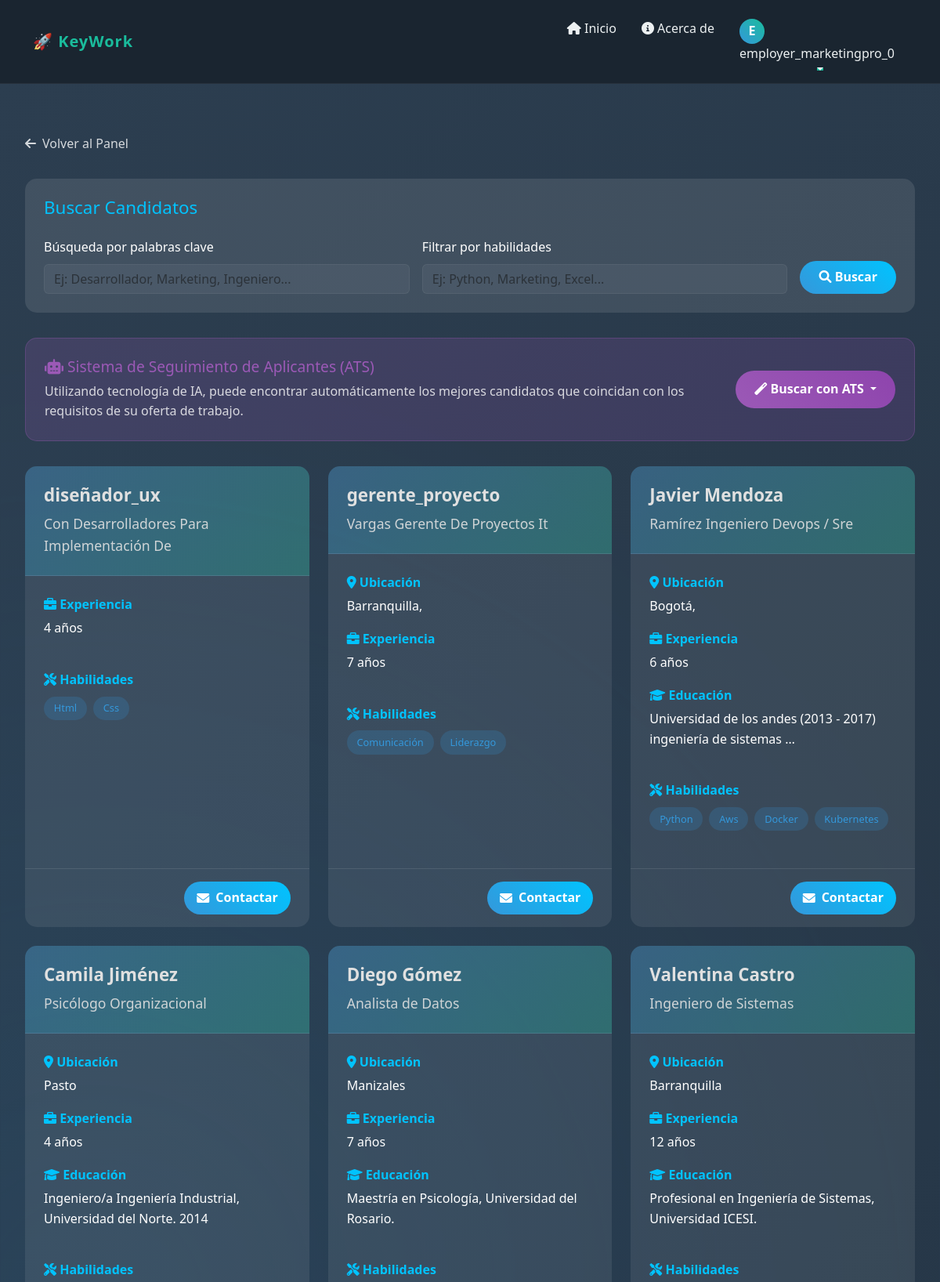
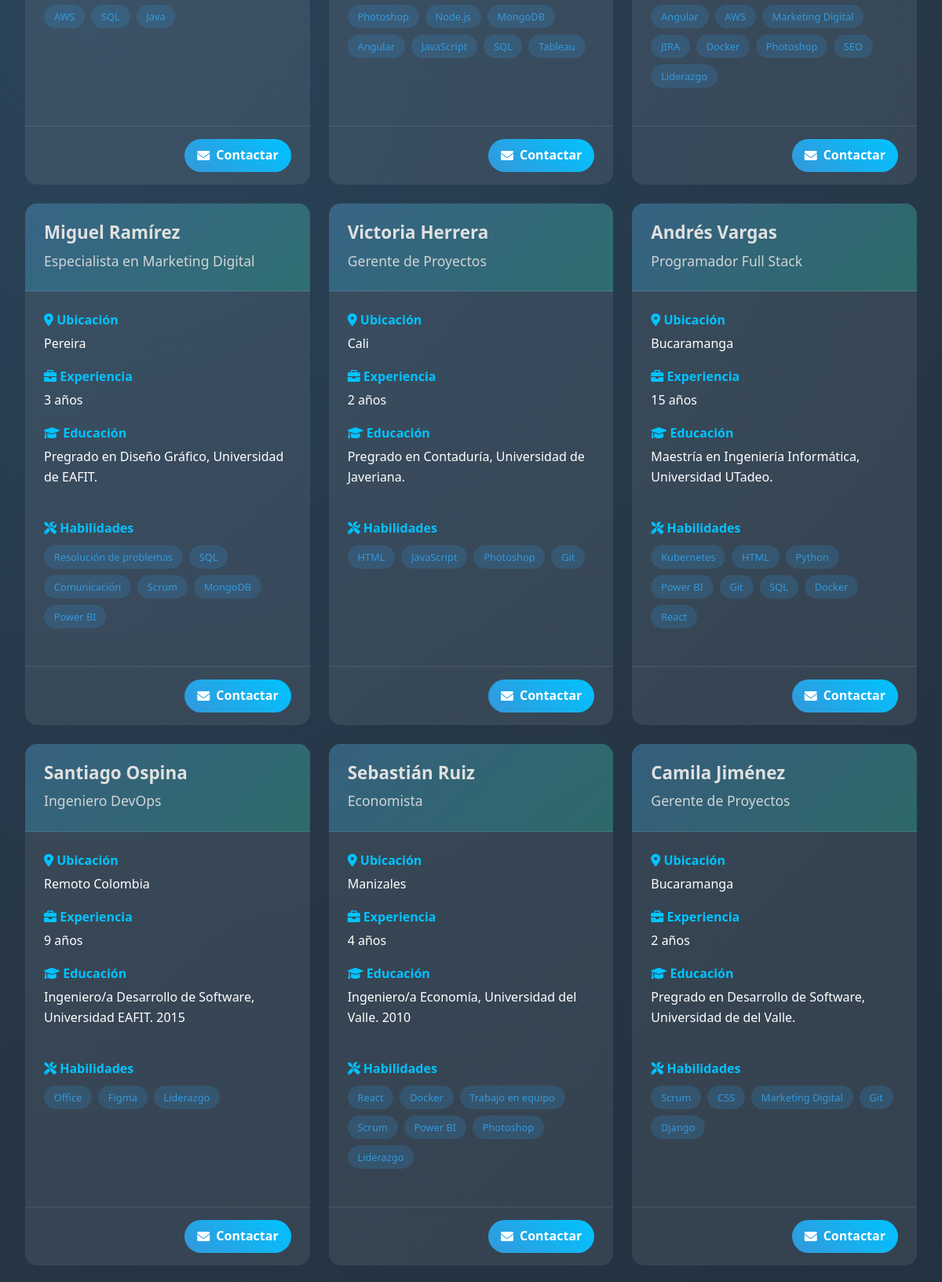
Screenshot of /employer/find-candidates/ (signed in, upper part) with the database file from the repository (2 pictures, top to bottom).
### UserManagement/models.py (models this page shows, shortened)
class BaseProfile(models.Model):
    user = models.OneToOneField(User, on_delete=models.CASCADE, related_name="%(class)s_profile")
    created_at = models.DateTimeField(auto_now_add=True)
    updated_at = models.DateTimeField(auto_now=True)
    profile_completed = models.BooleanField(default=False)
    class Meta:
        abstract = True

class JobSeekerProfile(BaseProfile):
    full_name = models.CharField(max_length=150, blank=True, null=True)
    professional_title = models.CharField(max_length=100, blank=True, null=True)
    date_of_birth = models.DateField(blank=True, null=True)
    phone_number = models.CharField(max_length=20, blank=True, null=True)
    location = models.CharField(max_length=150, blank=True, null=True)
    bio = models.TextField(blank=True, null=True)
    years_experience = models.PositiveSmallIntegerField(blank=True, null=True)
    skills = models.TextField(blank=True, null=True, help_text="Habilidades separadas por comas")
    education = models.TextField(blank=True, null=True)
    languages = models.CharField(max_length=200, blank=True, null=True, help_text="Idiomas separados por comas")
    AVAILABILITY_CHOICES = (
        ('immediate', 'Inmediata'),
        ('2_weeks', '2 semanas'),
        ('1_month', '1 mes'),
        ('negotiable', 'Negociable'),
    )
    availability = models.CharField(max_length=20, choices=AVAILABILITY_CHOICES, blank=True, null=True)
    desired_salary = models.DecimalField(max_digits=12, decimal_places=2, blank=True, null=True)
    remote_work = models.BooleanField(default=False, verbose_name="Disponible para trabajo remoto")
    cv = models.ForeignKey(CV, on_delete=models.SET_NULL, blank=True, null=True, related_name='jobseeker_profiles')
    has_cv = models.BooleanField(default=False)
    def skills_as_list(self):
        if not self.skills:
            return []
        return [skill.strip() for skill in self.skills.split(',')]
    class Meta:
        verbose_name = "Perfil de Candidato"
        verbose_name_plural = "Perfiles de Candidatos"
        indexes = [
            models.Index(fields=['profile_completed']),
            models.Index(fields=['has_cv']),
        ]

### EmployerPortal/views.py (the view)
# urls.py: path('find-candidates/', views.find_candidates, name='find_candidates'),
@login_required
def find_candidates(request):
    try:
        employer_profile = EmployerProfile.objects.get(user=request.user)
    except EmployerProfile.DoesNotExist:
        messages.error(request, 'Solo los empleadores pueden buscar candidatos.')
        return redirect('home')
    job_offers = JobOffer.objects.filter(company=employer_profile.company_name, active=True)
    search_query = request.GET.get('search', '')
    skill_filter = request.GET.get('skills', '')
    candidates = JobSeekerProfile.objects.filter(profile_completed=True, has_cv=True)
    if search_query:
        candidates = candidates.filter(professional_title__icontains=search_query)
    if skill_filter:
        candidates = candidates.filter(skills__icontains=skill_filter)
    return render(request, 'EmployerPortal/find_candidates.html', {
        'candidates': candidates,
        'job_offers': job_offers,
        'search_query': search_query,
        'skill_filter': skill_filter
    })

### EmployerPortal/templates/EmployerPortal/find_candidates.html (shortened to what this page needs)
{% extends 'base.html' %}
{% block content %}
<div class="candidates-container">
    <a href="{% url 'employer_dashboard' %}" class="back-link">
        <i class="fas fa-arrow-left"></i> Volver al Panel
    </a>
    <div class="search-bar">
        <h2 class="search-title">Buscar Candidatos</h2>
        <form method="get" class="search-form">
            <div class="search-field">
                <label for="search" class="form-label">Búsqueda por palabras clave</label>
                <input type="text" id="search" name="search" class="form-control" value="{{ search_query }}" placeholder="Ej: Desarrollador, Marketing, Ingeniero...">
            </div>
            <div class="search-field">
                <label for="skills" class="form-label">Filtrar por habilidades</label>
                <input type="text" id="skills" name="skills" class="form-control" value="{{ skill_filter }}" placeholder="Ej: Python, Marketing, Excel...">
            </div>
            <div>
                <button type="submit" class="btn-search">
                    <i class="fas fa-search"></i> Buscar
                </button>
            </div>
        </form>
    </div>
    <div class="ats-banner">
        <div class="ats-content">
            <h3 class="ats-title"><i class="fas fa-robot"></i> Sistema de Seguimiento de Aplicantes (ATS)</h3>
            <p class="ats-description">Utilizando tecnología de IA, puede encontrar automáticamente los mejores candidatos que coincidan con los requisitos de su oferta de trabajo.</p>
        </div>
        <div class="dropdown">
            <button class="ats-button dropdown-toggle" type="button" id="atsDropdown" data-bs-toggle="dropdown" aria-expanded="false">
                <i class="fas fa-magic"></i> Buscar con ATS
            </button>
        </div>
    </div>
    {% if candidates %}
        <div class="candidates-grid">
            {% for candidate in candidates %}
                <div class="candidate-card">
                    <div class="candidate-header">
                        <h2 class="candidate-name">{{ candidate.full_name|default:candidate.user.username }}</h2>
                        <div class="candidate-title">{{ candidate.professional_title|default:"" }}</div>
                    </div>
                    <div class="candidate-body">
                        <div class="candidate-info">
                            {% if candidate.location %}
                                <div class="info-item">
                                    <div class="info-label"><i class="fas fa-map-marker-alt"></i> Ubicación</div>
                                    <div class="info-value">{{ candidate.location }}</div>
                                </div>
                            {% endif %}
                            {% if candidate.years_experience %}
                                <div class="info-item">
                                    <div class="info-label"><i class="fas fa-briefcase"></i> Experiencia</div>
                                    <div class="info-value">{{ candidate.years_experience }} años</div>
                                </div>
                            {% endif %}
                            {% if candidate.education %}
                                <div class="info-item">
                                    <div class="info-label"><i class="fas fa-graduation-cap"></i> Educación</div>
                                    <div class="info-value">{{ candidate.education|truncatechars:100 }}</div>
                                </div>
                            {% endif %}
                        </div>
                        {% if candidate.skills %}
                            <div>
                                <div class="info-label mb-2"><i class="fas fa-tools"></i> Habilidades</div>
                                <div class="candidate-skills">
                                    {% for skill in candidate.skills_as_list %}
                                        <span class="skill-tag">{{ skill }}</span>
                                    {% endfor %}
                                </div>
                            </div>
                        {% endif %}
                    </div>
                    <div class="candidate-footer">
                        <a href="{% url 'contact_candidate' candidate.id %}" class="btn-contact">
                            <i class="fas fa-envelope"></i> Contactar
                        </a>
                    </div>
                </div>
            {% endfor %}
        </div>
    {% else %}
        <div class="no-results">
            <i class="fas fa-search"></i>
            <h3>No se encontraron candidatos</h3>
            <p>Intente modificar los criterios de búsqueda o utilice la tecnología ATS para encontrar candidatos adecuados.</p>
        </div>
    {% endif %}
</div>
{% endblock %}

### KeyWork/templates/base.html (shortened to what this page needs)
<!DOCTYPE html>
<html lang="en">
<head>
    <link href="https://cdn.jsdelivr.net/npm/bootstrap@5.3.0-alpha1/dist/css/bootstrap.min.css" rel="stylesheet">
    <link rel="stylesheet" href="https://cdnjs.cloudflare.com/ajax/libs/font-awesome/6.0.0-beta3/css/all.min.css">
</head>
<body>
    <nav class="navbar navbar-expand-lg navbar-dark">
        <div class="container">
            <a class="navbar-brand" href="{% url 'home' %}">🚀 KeyWork</a>
            <div class="collapse navbar-collapse" id="navbarNav">
                <ul class="navbar-nav ms-auto">
                    <li class="nav-item">
                        <a class="nav-link" href="{% url 'home' %}">
                            <i class="fas fa-home"></i> Inicio
                        </a>
                    </li>
                    <li class="nav-item">
                        <a class="nav-link" href="{% url 'about' %}">
                            <i class="fas fa-info-circle"></i> Acerca de
                        </a>
                    </li>
                    {% if user.is_authenticated %}
                        <li class="nav-item dropdown">
                            <a class="nav-link dropdown-toggle" href="#" id="userDropdown" role="button" data-bs-toggle="dropdown" aria-expanded="false">
                                <span class="user-avatar">{{ user.username|first|upper }}</span>
                                {{ user.username }}
                            </a>
                        </li>
                    {% endif %}
                </ul>
            </div>
        </div>
    </nav>
    <div class="main-content">
        {% block content %}{% endblock %}
    </div>
</body>
</html>

### KeyWork/templates/base.html (style rules this page uses)
:root { --primary: #2C3E50; --secondary: #3498DB; --accent: #1ABC9C; --light: #ECF0F1; --dark: #1A2530; --gradient-start: #3498DB; --gradient-end: #1ABC9C; --card-bg: rgba(255, 255, 255, 0.08); --text: #E0E0E0; }
body { display: flex; flex-direction: column; min-height: 100vh; font-family: 'Segoe UI', Tahoma, Geneva, Verdana, sans-serif; background-color: var(--dark); color: var(--text); line-height: 1.6; }
.main-content { flex: 1; background: linear-gradient(135deg, var(--primary), var(--dark)); color: var(--text); padding: 2rem 0; position: relative; overflow: hidden; }
.main-content::before { content: ""; position: absolute; top: 0; left: 0; width: 100%; height: 100%; background: radial-gradient(circle at 10% 20%, var(--gradient-start) 0%, transparent 20%), radial-gradient(circle at 85% 60%, var(--gradient-end) 0%, transparent 20%); opacity: 0.1; z-index: 0; }
.main-content > div { position: relative; z-index: 1; }
.navbar { background-color: var(--dark) !important; box-shadow: 0 4px 20px rgba(0, 0, 0, 0.15); border-bottom: 1px solid rgba(255, 255, 255, 0.05); padding: 1rem 0; }
.navbar-brand { font-weight: bold; color: var(--accent) !important; letter-spacing: 1px; transition: all 0.3s ease; }
.nav-link { color: var(--light) !important; transition: all 0.3s ease; margin: 0 8px; position: relative; padding: 0.5rem 0.75rem; border-radius: 4px; }
.nav-link::after { content: ''; position: absolute; width: 0; height: 2px; bottom: 0; left: 50%; background-color: var(--accent); transition: all 0.3s ease; transform: translateX(-50%); }
.user-avatar { width: 32px; height: 32px; border-radius: 50%; background: linear-gradient(45deg, var(--secondary), var(--accent)); display: flex; align-items: center; justify-content: center; color: white; font-weight: bold; margin-right: 0.5rem; }

### rows the page displays
JobSeekerProfile: full_name "diseñador_ux", professional_title "Con Desarrolladores Para Implementación De", years_experience "4", skills_as_list "Html" "Css"
JobSeekerProfile: full_name "gerente_proyecto", professional_title "Vargas Gerente De Proyectos It", location "Barranquilla,", years_experience "7", skills_as_list "Comunicación" "Liderazgo"
JobSeekerProfile: full_name "Javier Mendoza", professional_title "Ramírez Ingeniero Devops / Sre", location "Bogotá,", years_experience "6", education "Universidad de los andes (2013 - 2017) ingeniería de sistemas …", skills_as_list "Python" "Aws" "Docker" "Kubernetes"
JobSeekerProfile: full_name "Camila Jiménez", professional_title "Psicólogo Organizacional", location "Pasto", years_experience "4", education "Ingeniero/a Ingeniería Industrial, Universidad del Norte. 2014", skills_as_list "AWS" "SQL" "Java"
JobSeekerProfile: full_name "Diego Gómez", professional_title "Analista de Datos", location "Manizales", years_experience "7", education "Maestría en Psicología, Universidad del Rosario.", skills_as_list "Photoshop" "Node.js" "MongoDB" "Angular" "JavaScript" "SQL" "Tableau"
JobSeekerProfile: full_name "Valentina Castro", professional_title "Ingeniero de Sistemas", location "Barranquilla", years_experience "12", education "Profesional en Ingeniería de Sistemas, Universidad ICESI.", skills_as_list "Angular" "AWS" "Marketing Digital" "JIRA" "Docker" "Photoshop" "SEO" "Liderazgo"
JobSeekerProfile: full_name "Miguel Ramírez", professional_title "Especialista en Marketing Digital", location "Pereira", years_experience "3", education "Pregrado en Diseño Gráfico, Universidad de EAFIT.", skills_as_list "Resolución de problemas" "SQL" "Comunicación" "Scrum" "MongoDB" "Power BI"
JobSeekerProfile: full_name "Victoria Herrera", professional_title "Gerente de Proyectos", location "Cali", years_experience "2", education "Pregrado en Contaduría, Universidad de Javeriana.", skills_as_list "HTML" "JavaScript" "Photoshop" "Git"
JobSeekerProfile: full_name "Andrés Vargas", professional_title "Programador Full Stack", location "Bucaramanga", years_experience "15", education "Maestría en Ingeniería Informática, Universidad UTadeo.", skills_as_list "Kubernetes" "HTML" "Python" "Power BI" "Git" "SQL" "Docker" "React"
JobSeekerProfile: full_name "Santiago Ospina", professional_title "Ingeniero DevOps", location "Remoto Colombia", years_experience "9", education "Ingeniero/a Desarrollo de Software, Universidad EAFIT. 2015", skills_as_list "Office" "Figma" "Liderazgo"
JobSeekerProfile: full_name "Sebastián Ruiz", professional_title "Economista", location "Manizales", years_experience "4", education "Ingeniero/a Economía, Universidad del Valle. 2010", skills_as_list "React" "Docker" "Trabajo en equipo" "Scrum" "Power BI" "Photoshop" "Liderazgo"
JobSeekerProfile: full_name "Camila Jiménez", professional_title "Gerente de Proyectos", location "Bucaramanga", years_experience "2", education "Pregrado en Desarrollo de Software, Universidad de del Valle.", skills_as_list "Scrum" "CSS" "Marketing Digital" "Git" "Django"

### other values shown
{{ user.username|first|upper }} "E"
{{ user.username }} "employer_marketingpro_0"
